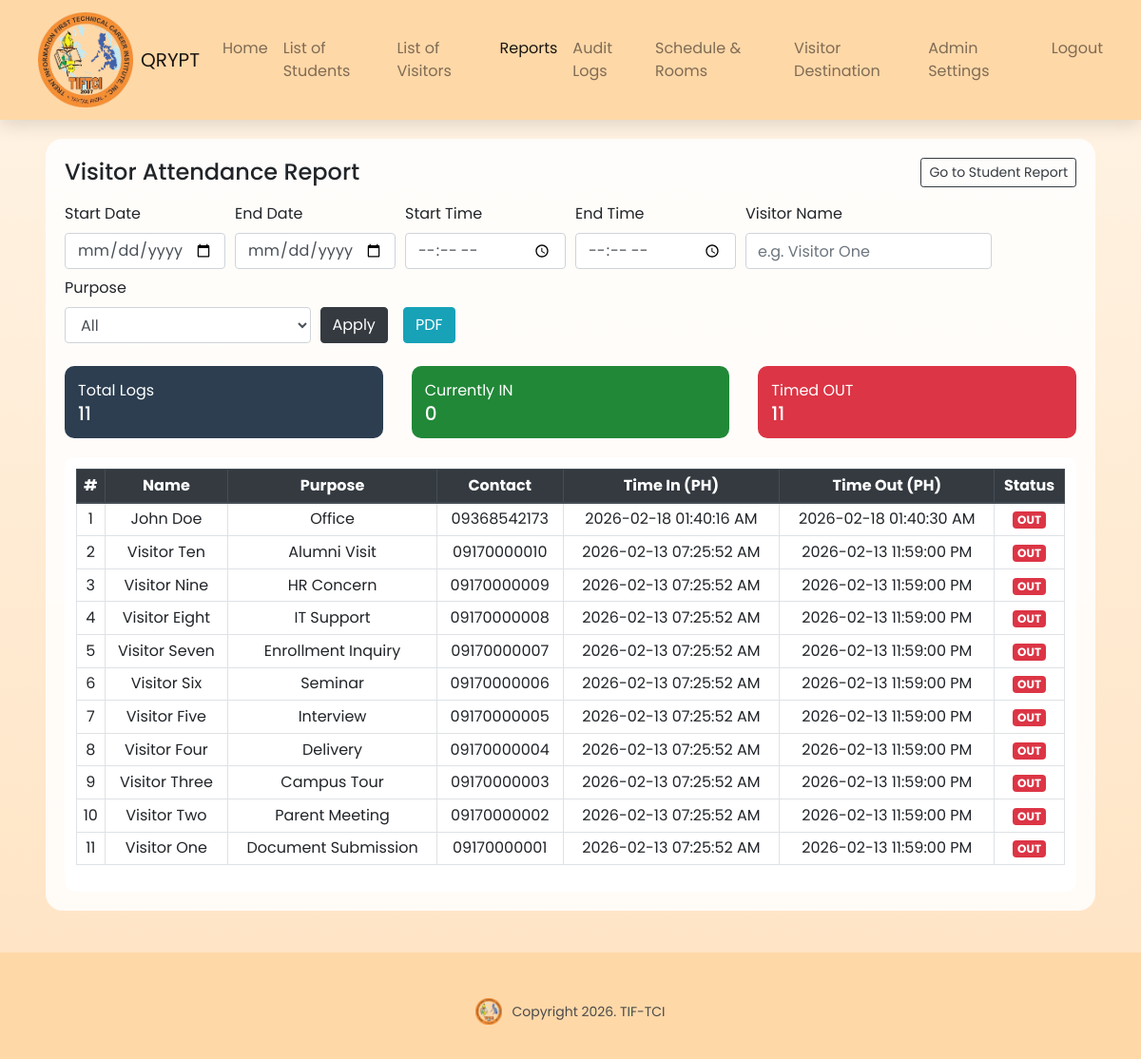
Screenshot of /visitor-reports.php (signed in) with the database file from the repository.
### tables this page shows
CREATE TABLE `tbl_visitor_attendance` (
  `tbl_visitor_attendance_id` int(11) NOT NULL,
  `tbl_visitor_id` int(11) NOT NULL,
  `time_in` datetime NOT NULL DEFAULT current_timestamp(),
  `time_out` datetime DEFAULT NULL
);

CREATE TABLE `tbl_visitor` (
  `tbl_visitor_id` int(11) NOT NULL,
  `visitor_name` varchar(255) NOT NULL,
  `purpose` varchar(255) NOT NULL,
  `contact_no` varchar(50) NOT NULL,
  `generated_code` varchar(255) NOT NULL,
  `qr_used` tinyint(1) NOT NULL DEFAULT 0
);

### conn/bootstrap.php (called while the page is built, shortened)
<?php
function h($value) {
    return htmlspecialchars((string) $value, ENT_QUOTES, 'UTF-8');
}
function format_datetime_ph($dateTimeValue) {
    try {
        $dt = new DateTime($dateTimeValue, new DateTimeZone('Asia/Manila'));
        return $dt->format('Y-m-d h:i:s A');
    } catch (Exception $e) {
        return (string) $dateTimeValue;
    }
}
?>

### visitor-reports.php (the view, shortened to what this page needs)
<?php
include('./conn/bootstrap.php');
include('./conn/conn.php');
$startDate = trim((string) ($_GET['start_date'] ?? ''));
$endDate = trim((string) ($_GET['end_date'] ?? ''));
$startTimeRaw = trim((string) ($_GET['start_time'] ?? ''));
$endTimeRaw = trim((string) ($_GET['end_time'] ?? ''));
$nameFilter = trim((string) ($_GET['name'] ?? ''));
$hasStartDate = preg_match('/^\d{4}-\d{2}-\d{2}$/', $startDate) === 1;
$hasEndDate = preg_match('/^\d{4}-\d{2}-\d{2}$/', $endDate) === 1;
$hasStartTime = preg_match('/^\d{2}:\d{2}$/', $startTimeRaw) === 1;
$hasEndTime = preg_match('/^\d{2}:\d{2}$/', $endTimeRaw) === 1;
$startTime = $hasStartTime ? $startTimeRaw : '';
$endTime = $hasEndTime ? $endTimeRaw : '';
$sql = 'SELECT
    tbl_visitor_attendance_id,
    visitor_name,
    purpose,
    contact_no,
    time_in,
    time_out
    FROM tbl_visitor_attendance
    INNER JOIN tbl_visitor ON tbl_visitor.tbl_visitor_id = tbl_visitor_attendance.tbl_visitor_id';
$sql .= ' ORDER BY tbl_visitor_attendance_id DESC';
$stmt = $conn->prepare($sql);
$stmt->execute();
$rows = $stmt->fetchAll();
$totalCount = count($rows);
$inCount = 0;
$outCount = 0;
foreach ($rows as $row) {
    if (!empty($row['time_out'])) {
        $outCount++;
    } else {
        $inCount++;
    }
}
?>
<!DOCTYPE html>
<html lang="en">
<head>
    <link rel="stylesheet" href="https://cdn.jsdelivr.net/npm/bootstrap@4.6.2/dist/css/bootstrap.min.css">
</head>
<body>
    <nav class="navbar navbar-expand-lg js-hide-on-scroll navbar-light" style="background-color: #ffd8a8;">
        <a class="navbar-brand ml-4 d-flex align-items-center" href="#"><img src="img/images__2_-removebg-preview.png" alt="QRYPT logo" style="height: 5em; width: auto; margin-right: 8px;"><span>QRYPT</span></a>
        <div class="collapse navbar-collapse" id="navbarSupportedContent">
            <ul class="navbar-nav mr-auto">
                <li class="nav-item"><a class="nav-link" href="./index.php">Home</a></li>
                <li class="nav-item"><a class="nav-link" href="./masterlist.php">List of Students</a></li>
                <li class="nav-item"><a class="nav-link" href="./visitorlist.php">List of Visitors</a></li>
                <li class="nav-item active"><a class="nav-link" href="./reports.php">Reports <span class="sr-only">(current)</span></a></li>
                <li class="nav-item"><a class="nav-link" href="./audit-logs.php">Audit Logs</a></li>
                <li class="nav-item"><a class="nav-link" href="./schedules.php">Schedule & Rooms</a></li>
                <li class="nav-item"><a class="nav-link" href="./visitor-destination.php">Visitor Destination</a></li>
            </ul>
            <ul class="navbar-nav ml-auto">
                <li class="nav-item mr-3"><a class="nav-link" href="./settings.php">Admin Settings</a></li>
                <li class="nav-item mr-3"><a class="nav-link" href="./logout.php">Logout</a></li>
            </ul>
        </div>
    </nav>
    <div class="main">
        <div class="report-container">
            <div class="d-flex justify-content-between align-items-center mb-3">
                <h4 class="mb-0">Visitor Attendance Report</h4>
                <a class="btn btn-outline-dark btn-sm" href="./student-reports.php">Go to Student Report</a>
            </div>
            <form method="GET" action="./visitor-reports.php" class="mb-3">
                <div class="form-row align-items-end">
                    <div class="col-md-2 mb-2">
                        <label for="startDate">Start Date</label>
                        <input type="date" class="form-control" id="startDate" name="start_date" value="<?= h($hasStartDate ? $startDate : '') ?>">
                    </div>
                    <div class="col-md-2 mb-2">
                        <label for="endDate">End Date</label>
                        <input type="date" class="form-control" id="endDate" name="end_date" value="<?= h($hasEndDate ? $endDate : '') ?>">
                    </div>
                    <div class="col-md-2 mb-2">
                        <label for="startTime">Start Time</label>
                        <input type="time" class="form-control" id="startTime" name="start_time" value="<?= h($hasStartTime ? $startTime : '') ?>">
                    </div>
                    <div class="col-md-2 mb-2">
                        <label for="endTime">End Time</label>
                        <input type="time" class="form-control" id="endTime" name="end_time" value="<?= h($hasEndTime ? $endTime : '') ?>">
                    </div>
                    <div class="col-md-3 mb-2">
                        <label for="name">Visitor Name</label>
                        <input type="text" class="form-control" id="name" name="name" value="<?= h($nameFilter) ?>" placeholder="e.g. Visitor One">
                    </div>
                    <div class="col-md-3 mb-2">
                        <label for="purpose">Purpose</label>
                        <select class="form-control" id="purpose" name="purpose">
                            <option value="">All</option>
                        </select>
                    </div>
                    <div class="col-md-2 mb-2 d-flex">
                        <button type="submit" class="btn btn-dark mr-2">Apply</button>
                        <button type="button" class="btn btn-info ml-2" id="exportVisitorPdf">PDF</button>
                    </div>
                </div>
            </form>
            <div class="row mb-2">
                <div class="col-md-4"><div class="summary-card sum-total"><div>Total Logs</div><h5 class="mb-0"><?= (int) $totalCount ?></h5></div></div>
                <div class="col-md-4"><div class="summary-card sum-in"><div>Currently IN</div><h5 class="mb-0"><?= (int) $inCount ?></h5></div></div>
                <div class="col-md-4"><div class="summary-card sum-out"><div>Timed OUT</div><h5 class="mb-0"><?= (int) $outCount ?></h5></div></div>
            </div>
            <div class="table-wrap table-responsive">
                <table class="table table-sm table-bordered text-center">
                    <thead class="thead-dark">
                        <tr>
                            <th>#</th>
                            <th>Name</th>
                            <th>Purpose</th>
                            <th>Contact</th>
                            <th>Time In (PH)</th>
                            <th>Time Out (PH)</th>
                            <th>Status</th>
                        </tr>
                    </thead>
                    <tbody>
                        <?php if (count($rows) === 0): ?>
                            <tr><td colspan="7" class="text-muted">No visitor records found for selected dates.</td></tr>
                        <?php else: ?>
                            <?php foreach ($rows as $idx => $row): ?>
                                <?php
                                    $timeIn = format_datetime_ph((string) ($row['time_in'] ?? ''));
                                    $timeOutRaw = (string) ($row['time_out'] ?? '');
                                    $timeOut = format_datetime_ph($timeOutRaw);
                                    $status = $timeOutRaw !== '' ? 'OUT' : 'IN';
                                ?>
                                <tr>
                                    <td><?= (int) ($idx + 1) ?></td>
                                    <td><?= h((string) ($row['visitor_name'] ?? '')) ?></td>
                                    <td><?= h((string) ($row['purpose'] ?? '')) ?></td>
                                    <td><?= h((string) ($row['contact_no'] ?? '')) ?></td>
                                    <td><?= h($timeIn) ?></td>
                                    <td><?= h($timeOut !== '' ? $timeOut : '-') ?></td>
                                    <td><?= $status === 'OUT' ? '<span class="badge badge-danger">OUT</span>' : '<span class="badge badge-success">IN</span>' ?></td>
                                </tr>
                            <?php endforeach; ?>
                        <?php endif; ?>
                    </tbody>
                </table>
            </div>
        </div>
    </div>
<footer class="site-footer">
<footer class="site-footer">
    <div class="footer-inner">
        <img src="img/images__2_-removebg-preview.png" alt="QRYPT logo" style="height: 2em; width: auto;">
        <span>Copyright 2026. TIF-TCI</span>
    </div>
</footer></body>
</html>

### visitor-reports.php (style rules this page uses)
* { font-family: 'Poppins', sans-serif; }
body { background: linear-gradient(to bottom, rgba(255,255,255,0.15) 0%, rgba(0,0,0,0.15) 100%), radial-gradient(at top center, rgba(255,255,255,0.40) 0%, rgba(0,0,0,0.40) 120%) #989898; background-blend-mode: multiply, multiply; background-attachment: fixed; background-repeat: no-repeat; background-size: cover; background: linear-gradient(180deg, #fff4e6 0%, #ffe3c2 100%) !important; }
.main { min-height: calc(100vh - 56px); padding: 20px 0; display: flex; justify-content: center; }
.report-container { width: 92%; background: rgba(255,255,255,0.86); border-radius: 18px; padding: 20px; }
.summary-card { border-radius: 10px; padding: 14px; color: #fff; margin-bottom: 12px; }
.sum-total { background: #2c3e50; }
.sum-in { background: #218838; }
.sum-out { background: #dc3545; }
.table-wrap { background: #fff; border-radius: 10px; padding: 12px; }
.site-footer { margin-top: 24px; padding: 12px 0 18px; background-color: #ffd8a8; }
.site-footer .footer-inner { display: flex; align-items: center; justify-content: center; gap: 10px; color: #4a4a4a; font-size: 14px; }
.navbar.js-hide-on-scroll { position: sticky; top: 0; z-index: 1030; transition: transform 0.25s ease, box-shadow 0.25s ease; }
.navbar.js-hide-on-scroll.is-shown { box-shadow: 0 6px 18px rgba(0,0,0,0.12); }

### rows the page displays
tbl_visitor_attendance: tbl_visitor.visitor_name "John Doe", tbl_visitor.purpose "Office", tbl_visitor.contact_no "09368542173", time_in "2026-02-18 01:40:16 AM", time_out "2026-02-18 01:40:30 AM", shows "OUT"
tbl_visitor_attendance: tbl_visitor.visitor_name "Visitor Ten", tbl_visitor.purpose "Alumni Visit", tbl_visitor.contact_no "09170000010", time_in "2026-02-13 07:25:52 AM", time_out "2026-02-13 11:59:00 PM", shows "OUT"
tbl_visitor_attendance: tbl_visitor.visitor_name "Visitor Nine", tbl_visitor.purpose "HR Concern", tbl_visitor.contact_no "09170000009", time_in "2026-02-13 07:25:52 AM", time_out "2026-02-13 11:59:00 PM", shows "OUT"
tbl_visitor_attendance: tbl_visitor.visitor_name "Visitor Eight", tbl_visitor.purpose "IT Support", tbl_visitor.contact_no "09170000008", time_in "2026-02-13 07:25:52 AM", time_out "2026-02-13 11:59:00 PM", shows "OUT"
tbl_visitor_attendance: tbl_visitor.visitor_name "Visitor Seven", tbl_visitor.purpose "Enrollment Inquiry", tbl_visitor.contact_no "09170000007", time_in "2026-02-13 07:25:52 AM", time_out "2026-02-13 11:59:00 PM", shows "OUT"
tbl_visitor_attendance: tbl_visitor.visitor_name "Visitor Six", tbl_visitor.purpose "Seminar", tbl_visitor.contact_no "09170000006", time_in "2026-02-13 07:25:52 AM", time_out "2026-02-13 11:59:00 PM", shows "OUT"
tbl_visitor_attendance: tbl_visitor.visitor_name "Visitor Five", tbl_visitor.purpose "Interview", tbl_visitor.contact_no "09170000005", time_in "2026-02-13 07:25:52 AM", time_out "2026-02-13 11:59:00 PM", shows "OUT"
tbl_visitor_attendance: tbl_visitor.visitor_name "Visitor Four", tbl_visitor.purpose "Delivery", tbl_visitor.contact_no "09170000004", time_in "2026-02-13 07:25:52 AM", time_out "2026-02-13 11:59:00 PM", shows "OUT"
tbl_visitor_attendance: tbl_visitor.visitor_name "Visitor Three", tbl_visitor.purpose "Campus Tour", tbl_visitor.contact_no "09170000003", time_in "2026-02-13 07:25:52 AM", time_out "2026-02-13 11:59:00 PM", shows "OUT"
tbl_visitor_attendance: tbl_visitor.visitor_name "Visitor Two", tbl_visitor.purpose "Parent Meeting", tbl_visitor.contact_no "09170000002", time_in "2026-02-13 07:25:52 AM", time_out "2026-02-13 11:59:00 PM", shows "OUT"
tbl_visitor_attendance: tbl_visitor.visitor_name "Visitor One", tbl_visitor.purpose "Document Submission", tbl_visitor.contact_no "09170000001", time_in "2026-02-13 07:25:52 AM", time_out "2026-02-13 11:59:00 PM", shows "OUT"

### other values shown
$totalCount "11"
$inCount "0"
$outCount "11"
